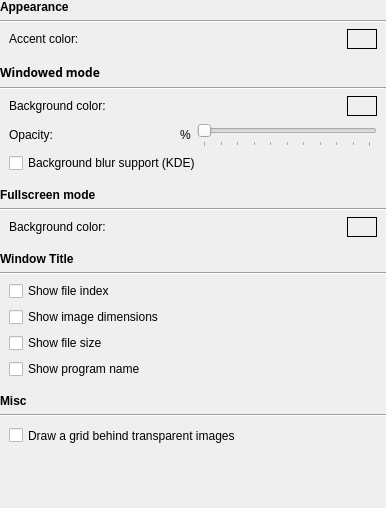
             <widget class="QWidget" name="scrollAreaWidgetContents_2">
              <property name="geometry">
               <rect>
                <x>0</x>
                <y>0</y>
                <width>386</width>
                <height>508</height>
               </rect>
              </property>
              <layout class="QVBoxLayout" name="verticalLayout_25">
               <property name="leftMargin">
                <number>0</number>
               </property>
               <property name="topMargin">
                <number>0</number>
               </property>
               <property name="rightMargin">
                <number>0</number>
               </property>
               <property name="bottomMargin">
                <number>0</number>
               </property>
               <item>
                <widget class="QLabel" name="label_18">
                 <property name="font">
                  <font>
                   <weight>75</weight>
                   <bold>true</bold>
                  </font>
                 </property>
                 <property name="text">
                  <string>Appearance</string>
                 </property>
                </widget>
               </item>
               <item>
                <widget class="Line" name="line_15">
                 <property name="orientation">
                  <enum>Qt::Horizontal</enum>
                 </property>
                </widget>
               </item>
               <item>
                <layout class="QGridLayout" name="gridLayout_11">
                 <property name="leftMargin">
                  <number>9</number>
                 </property>
                 <property name="topMargin">
                  <number>0</number>
                 </property>
                 <property name="rightMargin">
                  <number>9</number>
                 </property>
                 <item row="0" column="0">
                  <widget class="QLabel" name="accentColorTextLabel">
                   <property name="minimumSize">
                    <size>
                     <width>0</width>
                     <height>0</height>
                    </size>
                   </property>
                   <property name="text">
                    <string>Accent color:</string>
                   </property>
                  </widget>
                 </item>
                 <item row="0" column="1">
                  <widget class="ClickableLabel" name="accentColorLabel">
                   <property name="sizePolicy">
                    <sizepolicy hsizetype="Fixed" vsizetype="Fixed">
                     <horstretch>0</horstretch>
                     <verstretch>0</verstretch>
                    </sizepolicy>
                   </property>
                   <property name="minimumSize">
                    <size>
                     <width>30</width>
                     <height>20</height>
                    </size>
                   </property>
                   <property name="frameShape">
                    <enum>QFrame::Box</enum>
                   </property>
                   <property name="text">
                    <string/>
                   </property>
                  </widget>
                 </item>
                </layout>
               </item>
               <item>
                <spacer name="verticalSpacer_9">
                 <property name="orientation">
                  <enum>Qt::Vertical</enum>
                 </property>
                 <property name="sizeType">
                  <enum>QSizePolicy::Fixed</enum>
                 </property>
                 <property name="sizeHint" stdset="0">
                  <size>
                   <width>20</width>
                   <height>9</height>
                  </size>
                 </property>
                </spacer>
               </item>
               <item>
                <widget class="QLabel" name="label_13">
                 <property name="font">
                  <font>
                   <family>Droid Sans</family>
                   <weight>75</weight>
                   <bold>true</bold>
                  </font>
                 </property>
                 <property name="text">
                  <string>Windowed mode</string>
                 </property>
                </widget>
               </item>
               <item>
                <widget class="Line" name="line_7">
                 <property name="orientation">
                  <enum>Qt::Horizontal</enum>
                 </property>
                </widget>
               </item>
               <item>
                <layout class="QGridLayout" name="gridLayout_5">
                 <property name="leftMargin">
                  <number>9</number>
                 </property>
                 <property name="topMargin">
                  <number>0</number>
                 </property>
                 <property name="rightMargin">
                  <number>9</number>
                 </property>
                 <property name="bottomMargin">
                  <number>0</number>
                 </property>
                 <item row="3" column="0" colspan="2">
                  <widget class="QCheckBox" name="blurBackgroundCheckBox">
                   <property name="text">
                    <string>Background blur support (KDE)</string>
                   </property>
                  </widget>
                 </item>
                 <item row="2" column="0" colspan="2">
                  <layout class="QHBoxLayout" name="horizontalLayout_14">
                   <property name="topMargin">
                    <number>0</number>
                   </property>
                   <item>
                    <widget class="QLabel" name="label_5">
                     <property name="text">
                      <string>Opacity:</string>
                     </property>
                    </widget>
                   </item>
                   <item>
                    <spacer name="horizontalSpacer_4">
                     <property name="orientation">
                      <enum>Qt::Horizontal</enum>
                     </property>
                     <property name="sizeHint" stdset="0">
                      <size>
                       <width>40</width>
                       <height>20</height>
                      </size>
                     </property>
                    </spacer>
                   </item>
                   <item>
                    <widget class="QLabel" name="bgOpacityPercentLabel">
                     <property name="text">
                      <string>%</string>
                     </property>
                    </widget>
                   </item>
                   <item>
                    <widget class="QSlider" name="bgOpacitySlider">
                     <property name="sizePolicy">
                      <sizepolicy hsizetype="Preferred" vsizetype="Fixed">
                       <horstretch>0</horstretch>
                       <verstretch>0</verstretch>
                      </sizepolicy>
                     </property>
                     <property name="minimumSize">
                      <size>
                       <width>180</width>
                       <height>25</height>
                      </size>
                     </property>
                     <property name="maximum">
                      <number>100</number>
                     </property>
                     <property name="orientation">
                      <enum>Qt::Horizontal</enum>
                     </property>
                     <property name="tickPosition">
                      <enum>QSlider::TicksBelow</enum>
                     </property>
                     <property name="tickInterval">
                      <number>10</number>
                     </property>
                    </widget>
                   </item>
                  </layout>
                 </item>
                 <item row="0" column="0">
                  <widget class="QLabel" name="bgColorTextLabel">
                   <property name="minimumSize">
                    <size>
                     <width>0</width>
                     <height>0</height>
                    </size>
                   </property>
                   <property name="text">
                    <string>Background color:</string>
                   </property>
                  </widget>
                 </item>
                 <item row="0" column="1">
                  <widget class="ClickableLabel" name="windowColorLabel">
                   <property name="sizePolicy">
                    <sizepolicy hsizetype="Fixed" vsizetype="Fixed">
                     <horstretch>0</horstretch>
                     <verstretch>0</verstretch>
                    </sizepolicy>
                   </property>
                   <property name="minimumSize">
                    <size>
                     <width>30</width>
                     <height>20</height>
                    </size>
                   </property>
                   <property name="frameShape">
                    <enum>QFrame::Box</enum>
                   </property>
                   <property name="text">
                    <string/>
                   </property>
                  </widget>
                 </item>
                </layout>
               </item>
               <item>
                <spacer name="verticalSpacer_12">
                 <property name="orientation">
                  <enum>Qt::Vertical</enum>
                 </property>
                 <property name="sizeType">
                  <enum>QSizePolicy::Fixed</enum>
                 </property>
                 <property name="sizeHint" stdset="0">
                  <size>
                   <width>20</width>
                   <height>9</height>
                  </size>
                 </property>
                </spacer>
               </item>
               <item>
                <widget class="QLabel" name="label_12">
                 <property name="font">
                  <font>
                   <weight>75</weight>
                   <bold>true</bold>
                  </font>
                 </property>
                 <property name="text">
                  <string>Fullscreen mode</string>
                 </property>
                </widget>
               </item>
               <item>
                <widget class="Line" name="line_6">
                 <property name="orientation">
                  <enum>Qt::Horizontal</enum>
                 </property>
                </widget>
               </item>
               <item>
                <layout class="QGridLayout" name="gridLayout_3">
                 <property name="leftMargin">
                  <number>9</number>
                 </property>
                 <property name="topMargin">
                  <number>0</number>
                 </property>
                 <property name="rightMargin">
                  <number>9</number>
                 </property>
                 <item row="4" column="1">
                  <widget class="ClickableLabel" name="fullscreenColorLabel">
                   <property name="sizePolicy">
                    <sizepolicy hsizetype="Fixed" vsizetype="Fixed">
                     <horstretch>0</horstretch>
                     <verstretch>0</verstretch>
                    </sizepolicy>
                   </property>
                   <property name="minimumSize">
                    <size>
                     <width>30</width>
                     <height>20</height>
                    </size>
                   </property>
                   <property name="frameShape">
                    <enum>QFrame::Box</enum>
                   </property>
                   <property name="text">
                    <string/>
                   </property>
                  </widget>
                 </item>
                 <item row="4" column="0">
                  <widget class="QLabel" name="label_16">
                   <property name="text">
                    <string>Background color:</string>
                   </property>
                  </widget>
                 </item>
                </layout>
               </item>
               <item>
                <spacer name="verticalSpacer_2">
                 <property name="orientation">
                  <enum>Qt::Vertical</enum>
                 </property>
                 <property name="sizeType">
                  <enum>QSizePolicy::Fixed</enum>
                 </property>
                 <property name="sizeHint" stdset="0">
                  <size>
                   <width>20</width>
                   <height>9</height>
                  </size>
                 </property>
                </spacer>
               </item>
               <item>
                <widget class="QLabel" name="label_22">
                 <property name="font">
                  <font>
                   <weight>75</weight>
                   <bold>true</bold>
                  </font>
                 </property>
                 <property name="text">
                  <string>Window Title</string>
                 </property>
                </widget>
               </item>
               <item>
                <widget class="Line" name="line_18">
                 <property name="orientation">
                  <enum>Qt::Horizontal</enum>
                 </property>
                </widget>
               </item>
               <item>
                <layout class="QGridLayout" name="gridLayout_12">
                 <property name="leftMargin">
                  <number>9</number>
                 </property>
                 <property name="topMargin">
                  <number>0</number>
                 </property>
                 <property name="rightMargin">
                  <number>9</number>
                 </property>
                 <item row="0" column="0">
                  <widget class="QCheckBox" name="titleFileIndexCheckBox">
                   <property name="text">
                    <string>Show file index</string>
                   </property>
                  </widget>
                 </item>
                 <item row="2" column="0">
                  <widget class="QCheckBox" name="titleSizeCheckBox">
                   <property name="text">
                    <string>Show file size</string>
                   </property>
                  </widget>
                 </item>
                 <item row="1" column="0">
                  <widget class="QCheckBox" name="titleDimensionsCheckBox">
                   <property name="text">
                    <string>Show image dimensions</string>
                   </property>
                  </widget>
                 </item>
                 <item row="3" column="0">
                  <widget class="QCheckBox" name="titleNameCheckBox">
                   <property name="text">
                    <string>Show program name</string>
                   </property>
                  </widget>
                 </item>
                </layout>
               </item>
               <item>
                <spacer name="verticalSpacer_16">
                 <property name="orientation">
                  <enum>Qt::Vertical</enum>
                 </property>
                 <property name="sizeType">
                  <enum>QSizePolicy::Fixed</enum>
                 </property>
                 <property name="sizeHint" stdset="0">
                  <size>
                   <width>20</width>
                   <height>9</height>
                  </size>
                 </property>
                </spacer>
               </item>
               <item>
                <widget class="QLabel" name="label_14">
                 <property name="font">
                  <font>
                   <weight>75</weight>
                   <bold>true</bold>
                  </font>
                 </property>
                 <property name="text">
                  <string>Misc</string>
                 </property>
                </widget>
               </item>
               <item>
                <widget class="Line" name="line_8">
                 <property name="orientation">
                  <enum>Qt::Horizontal</enum>
                 </property>
                </widget>
               </item>
               <item>
                <layout class="QGridLayout" name="gridLayout_6">
                 <property name="leftMargin">
                  <number>9</number>
                 </property>
                 <property name="topMargin">
                  <number>0</number>
                 </property>
                 <property name="rightMargin">
                  <number>9</number>
                 </property>
                 <item row="0" column="0">
                  <widget class="QCheckBox" name="transparencyGridCheckBox">
                   <property name="sizePolicy">
                    <sizepolicy hsizetype="Minimum" vsizetype="Minimum">
                     <horstretch>0</horstretch>
                     <verstretch>0</verstretch>
                    </sizepolicy>
                   </property>
                   <property name="minimumSize">
                    <size>
                     <width>0</width>
                     <height>25</height>
                    </size>
                   </property>
                   <property name="text">
                    <string>Draw a grid behind transparent images</string>
                   </property>
                  </widget>
                 </item>
                </layout>
               </item>
               <item>
                <spacer name="verticalSpacer_11">
                 <property name="orientation">
                  <enum>Qt::Vertical</enum>
                 </property>
                 <property name="sizeType">
                  <enum>QSizePolicy::Expanding</enum>
                 </property>
                 <property name="sizeHint" stdset="0">
                  <size>
                   <width>20</width>
                   <height>152</height>
                  </size>
                 </property>
                </spacer>
               </item>
              </layout>
             </widget>
